Frame 1 (no input): blank canvas, image omitted
Frame 60 (the mouse pressed at the canvas centre just before this capture): blank canvas, image omitted
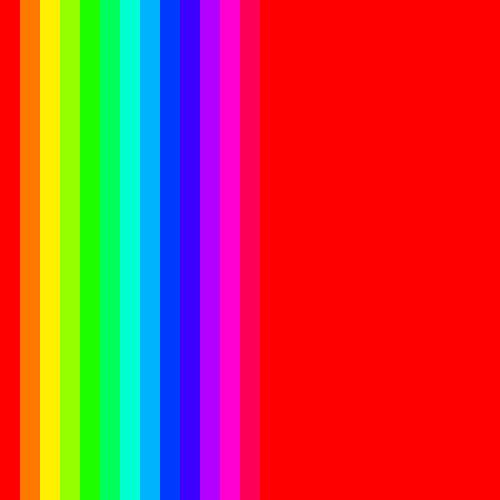
Frame 120 (the mouse held since frame 60 and released just before this capture)

The Processing sketch whose frames 1 and 60 were blank and that drew this single picture after the mouse press (run headless with seeded random() and noise(); from frame 60 on, the mouse is pressed at the canvas centre):

// Processing sketch: iterationexercises
// ── iterationexercises.pde
void setup()
{
  size(500, 500);
  colorMode(HSB);
}

void keyPressed()
{
  if (key >= '0' && key <= '9')
  {
    mode = key - '0';
  }
  ccycle = 0;
}

int mode = 0;
int ccycle;

void draw()
{
  background(0);
  noStroke();
  switch (mode)
  {
    case 0:
    {
      int numBars = max(1, mouseX / 10);
      float gap = width / (float)numBars;
      float cgap = 255 / (numBars);
      for(int i = 0 ; i < numBars ; i ++)
      {
        //float c = (ccycle - (i * cgap)) % 256;
        float c = i * gap;
        fill(c, 255, 255);
        rect(i * gap, 0, gap, height);
      }
      break;
    }
     case 1:
     {
        int numBars = max(1, mouseX / 10);
        float gap = width / (float)numBars;
        float cgap = 255 / (numBars);
        int i = 0;
        while(i < numBars)
        {
          float c = (ccycle - (i * cgap)) % 256;
          fill(c, 255, 255);
          rect(i * gap, 0, gap, height);
          i ++;
        }
        break;
     }
     case 2:
     {
       int numCircles = max(1, mouseX / 10);
       float w = width / (float) numCircles;
       float r = w * 0.5f;
       float cgap = 255 / (float) (numCircles * 2);
       for(int row = 0 ; row < numCircles ; row ++)
       {
         for (int col = 0 ; col <numCircles ; col ++)
         {
           float c = ((row + col + ccycle) * cgap) % 256;
           fill(c, 255, 255);
           circle(r + w * col, r + w * row, w);
         }
       }
       break;
     }
     case 3:
     {
       break;
     }
      
     
  }
  ccycle += mouseY * 0.01f;
        
 
  
  
}
